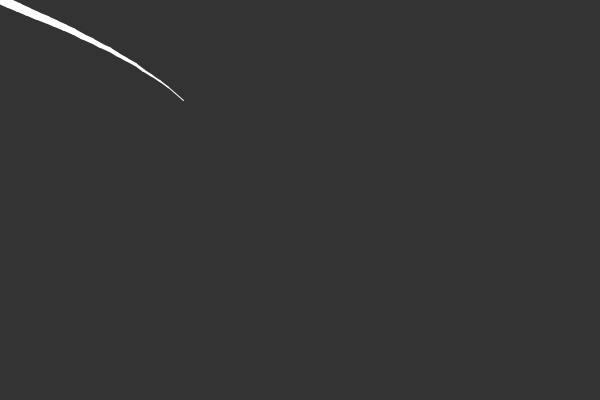
Frame 1 (no input)
Frame 60 (the mouse pressed at the canvas centre just before this capture): identical to frame 1, image omitted
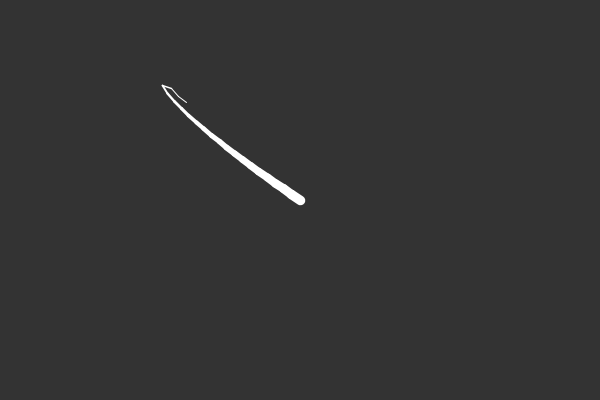
Frame 120 (the mouse held since frame 60 and released just before this capture)

The Processing sketch that drew these frames (run headless with seeded random() and noise(); from frame 60 on, the mouse is pressed at the canvas centre):

// Processing sketch: InverseKinematics
// ── InverseKinematics.pde

Segment tentacle;

void setup() {
  size(600, 400);
  Segment current = new Segment(300, 200, 10, 0);
  
  for (int i = 0; i < 20; i++) {
    Segment next = new Segment(current, 10, i);
    current.child = next;
    current = next;
    
  }
  tentacle = current;
}

void draw() {
  background(51);

  tentacle.follow(mouseX, mouseY);
  tentacle.update();
  tentacle.show();
  
  Segment next = tentacle.parent;
  while (next != null) {
    next.follow();
    next.update();
    next.show();
    next = next.parent;
  }
}
// ── Segment.pde
class Segment {
  PVector a;
  float angle = 0;
  float len;  
  PVector b = new PVector();
  Segment parent = null;
  Segment child = null;
  float sw = 0;

  Segment(float x, float y, float len_, float i) {
    a = new PVector(x, y);
    sw = map(i, 0, 20, 1, 10);
    len = len_;
    calculateB();
  }

  Segment(Segment parent_, float len_, float i) {
    parent = parent_;
    sw = map(i, 0, 20, 1, 10);
    a = parent.b.copy();
    len = len_;
    calculateB();
  }


  void follow() {
    float targetX = child.a.x;
    float targetY = child.a.y;
    follow(targetX, targetY);
  }

  void follow(float tx, float ty) {
    PVector target = new PVector(tx, ty);
    PVector dir = PVector.sub(target, a);
    angle = dir.heading();
    dir.setMag(len);
    dir.mult(-1);
    a = PVector.add(target, dir);
  }

  void calculateB() {
    float dx = len * cos(angle);
    float dy = len * sin(angle);
    b.set(a.x+dx, a.y+dy);
  }

  void update() {
    calculateB();
  }


  void show() {
    stroke(255);
    strokeWeight(sw);
    line(a.x, a.y, b.x, b.y);
  }
}
